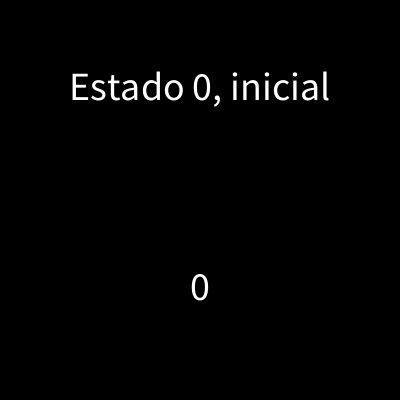
Frame 1 (no input)
Frame 60 (the mouse pressed at the canvas centre just before this capture): identical to frame 1, image omitted
Frame 120 (the mouse held since frame 60 and released just before this capture): identical to frame 1, image omitted

The Processing sketch that drew this single still picture (run headless with seeded random() and noise(); from frame 60 on, the mouse is pressed at the canvas centre):

// Processing sketch: estadosConTiempo
// ── estadosConTiempo.pde
int estado =0;
int segundos= 0;
boolean arranca;
void setup() {
  size(400, 400);
  textSize(40);
  textAlign(CENTER);
}
void draw() {
  background(0);
  text(segundos, width/2, 300);

  if (arranca == true) {
    if (frameCount%60==0) {
      segundos ++;
    }
  }
  if (estado==0) {
    text("Estado 0, inicial", width/2, 100);
  }
  if (estado==1) {
    text("Estado 1, medio", width/2, 100);
    //image();
  }
  if (estado==2) {
    text("Estado 2, final", width/2, 100);
  }
  if (segundos<=3) {
    estado = 0;
  } else if (segundos>3 && segundos<= 6) {
    estado = 1;
  } else {
    estado = 2;
  }
}
void mousePressed() {
  arranca = true;
}
void keyPressed() {
  segundos = 0;
  estado =0;
  arranca  = false;
}
